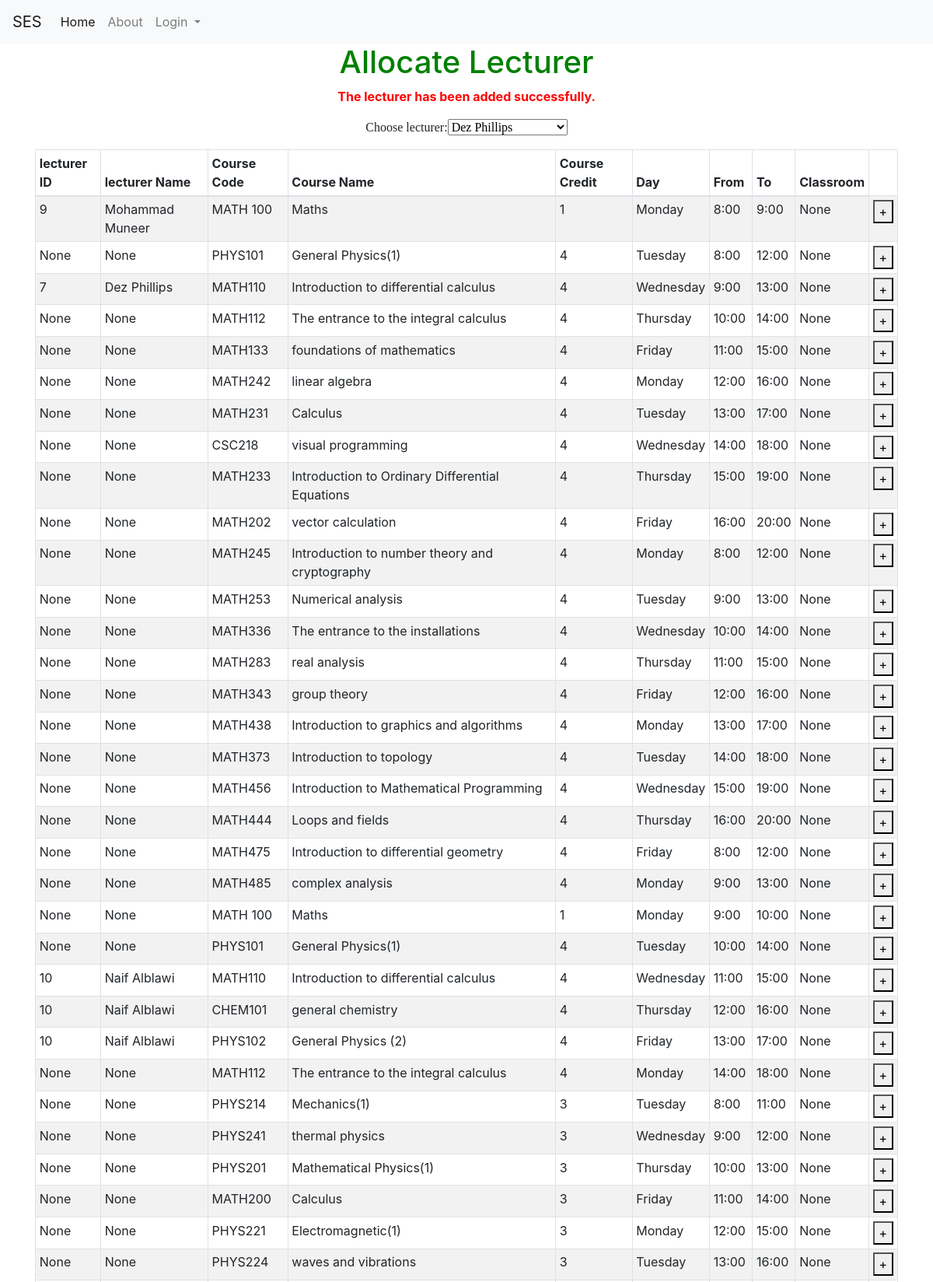
Screenshot of /allocate_lecturerf (upper part) with the database file from the repository.
### tables this page shows
CREATE TABLE course (course_id INTEGER NOT NULL PRIMARY KEY AUTOINCREMENT UNIQUE, course_name [nchar] (10), course_descr [nchar] (10), course_code [nchar] (10), dep_id [int], plan_id [int], level_id [int], credit INTEGER, Day_id REFERENCES Day (Day_id), fromT TIME, toT TIME, loc_id INTEGER, SEM INTEGER DEFAULT (223), lec_id INTEGER);

CREATE TABLE Day (Day_id INTEGER PRIMARY KEY, Day_Decs CHAR);

### models.py (models this page shows)
class User(UserMixin, db.Model):
    id = db.Column(db.Integer, primary_key=True)
    email = db.Column(db.String(100), unique=True)
    password = db.Column(db.String(100))
    name = db.Column(db.String(1000))
    dep_id =  db.Column(db.Integer)
    rol_id =  db.Column(db.Integer)

### allocate_lecturer.py (the view)
@allocate_lecturer.route('/allocate_lecturerf', methods=['GET', 'POST'])
def allocate_lecturerf():
    with app.app_context():
        SEM = 223
        con = sqlite3.connect("instance/db.sqlite")
        cur = con.cursor()
        cur.execute("SELECT * FROM user where rol_id = 2")
        lec_dd = cur.fetchall()
        con.commit()
        cur.execute("SELECT * FROM lecturer_view")
        lecturer = cur.fetchall()
        course_id = request.form.get('course_id')
        con.commit()
        lec_id = request.form.get('lec_id')
        print("lec_idss")
        print(lec_id)
        cur.execute(""" SELECT distinct

    cp1.Day_id AS CP1_Day_id,
    cp1.lec_id AS CP1_lec_id,
    cp1.fromT AS CP1_fromT,
    cp1.toT AS CP1_toT,
    cp1.SEM AS CP1_SEm,
    cp2.Day_id AS CP2_Day_id,
    cp2.lec_id AS CP2_lec_id,
    cp2.fromT AS CP2_fromT,
    cp2.toT AS CP2_toT,
    cp2.SEM AS CP2_SEm
FROM
    course AS cp1
JOIN
    course AS cp2
    ON cp2.course_id = cp1.course_id AND cp2.SEM = cp1.SEM

      And (cp2.fromT >= cp1.fromT and cp2.fromT < cp1.toT AND  cp1.fromT <= cp2.fromT and cp2.day_id = cp1.day_id)
      OR (cp2.toT > cp1.fromT and cp2.toT <= cp1.toT AND cp1.fromT <= cp2.fromT and cp2.day_id = cp1.day_id )
      OR (cp2.fromT <= cp1.fromT and cp2.toT >= cp1.toT AND cp1.fromT <= cp2.fromT and cp2.day_id = cp1.day_id)

      where cp2.lec_id = ? AND cp1.SEM = ? and  cp1.course_id = ?  """, (lec_id,SEM,course_id))
        entry = cur.fetchone()
        if entry is None:
            cur.execute("UPDATE  course set lec_id = ? where course_id = ? " , (lec_id, course_id))
            con.commit()
            error = "The lecturer has been added successfully. "
        else:
            error = "There is a time conflict. Choose another lecturer."
        cur.execute("SELECT * FROM lecturer_view")
        lecturer = cur.fetchall()
        con.commit()
        con.close()
    return render_template('allocate_lecturer.html', lec_dd=lec_dd,lecturer=lecturer,error=error)

### templates/allocate_lecturer.html (shortened to what this page needs)
{% extends "base.html" %}
{% block content %}
<h1>Allocate Lecturer</h1>
<Form >
    {% if error %}
    <p style="color:red"><strong>{{error}}</strong></p>
    {% endif %}
  </Form>
       <form id = "c_form" method="post" action="/allocate_lecturerf">
        <p style="font-family:verdana">
            Choose lecturer:<SELECT name="lec_id" style="font-family:verdana" id="lec_id">
            {% for j in lec_dd %}
                <OPTION  value={{j[0]}}>{{j[3]}}</OPTION>
            {% endfor %}
            </SELECT>
            </p>
        <table id="lec_courses" class="table table-striped table-bordered table-sm"  cellspacing="0" width="100%">
            <thead>
              <tr>
                <th>lecturer ID</th>
                <th>lecturer Name</th>
                <th>Course Code</th>
                <th>Course Name</th>
                <th>Course Credit</th>
                <th>Day</th>
                <th>From</th>
                <th>To</th>
                <th>Classroom</th>
              </tr>
              </thead>
              <tbody>
               {% for row in lecturer %}
                      <tr>
                          <td>{{row[1]}}</td>
                          <td>{{row[2]}}</td>
                          <td>{{row[3]}}</td>
                          <td>{{row[4]}}</td>
                          <td>{{row[5]}}</td>
                          <td>{{row[6]}}</td>
                          <td>{{row[7]}}</td>
                          <td>{{row[8]}}</td>
                          <td>{{row[9]}}</td>
                          <td><button class="bi bi-plus" type="submit" value="{{ row[0] }}" name="course_id">+</button></td>
                      </tr>
                  {% endfor %}
              </tbody>
          </table>
       </form>
{% endblock %}

### templates/allocate_lecturer.html (style rules this page uses)
body { text-align: center; }
h1 { color: green; }
table { border-collapse: collapse; width: 100%; }
th, td { padding: 8px; text-align: left; border-bottom: 1px solid #ddd; }

### rows the page displays
course: lec "9", name "Mohammad Muneer", course_code "MATH 100", course_name "Maths", credit "1", Day_Decs "Monday", fromT "8:00", toT "9:00", row "None"
course: row "None", course_code "PHYS101", course_name "General Physics(1)", credit "4", Day_Decs "Tuesday", fromT "8:00", toT "12:00", {{ row[0] }} 2 (drawn)
course: lec "7", name "Dez Phillips", course_code "MATH110", course_name "Introduction to differential calculus", credit "4", Day_Decs "Wednesday", fromT "9:00", toT "13:00", row "None", {{ row[0] }} 3 (drawn)
course: row "None", course_code "MATH112", course_name "The entrance to the integral calculus", credit "4", Day_Decs "Thursday", fromT "10:00", toT "14:00"
course: row "None", course_code "MATH133", course_name "foundations of mathematics", credit "4", Day_Decs "Friday", fromT "11:00", toT "15:00", {{ row[0] }} 5 (drawn)
course: row "None", course_code "MATH242", course_name "linear algebra", credit "4", Day_Decs "Monday", fromT "12:00", toT "16:00", {{ row[0] }} 6 (drawn)
course: row "None", course_code "MATH231", course_name "Calculus", credit "4", Day_Decs "Tuesday", fromT "13:00", toT "17:00", {{ row[0] }} 7 (drawn)
course: row "None", course_code "CSC218", course_name "visual programming", credit "4", Day_Decs "Wednesday", fromT "14:00", toT "18:00", {{ row[0] }} 8 (drawn)
course: row "None", course_code "MATH233", course_name "Introduction to Ordinary Differential Equations", credit "4", Day_Decs "Thursday", fromT "15:00", toT "19:00", {{ row[0] }} 9 (drawn)
course: row "None", course_code "MATH202", course_name "vector calculation", credit "4", Day_Decs "Friday", fromT "16:00", toT "20:00", {{ row[0] }} 10 (drawn)
course: row "None", course_code "MATH245", course_name "Introduction to number theory and cryptography", credit "4", Day_Decs "Monday", fromT "8:00", toT "12:00", {{ row[0] }} 11 (drawn)
course: row "None", course_code "MATH253", course_name "Numerical analysis", credit "4", Day_Decs "Tuesday", fromT "9:00", toT "13:00", {{ row[0] }} 12 (drawn)
course: row "None", course_code "MATH336", course_name "The entrance to the installations", credit "4", Day_Decs "Wednesday", fromT "10:00", toT "14:00", {{ row[0] }} 13 (drawn)
course: row "None", course_code "MATH283", course_name "real analysis", credit "4", Day_Decs "Thursday", fromT "11:00", toT "15:00", {{ row[0] }} 14 (drawn)
course: row "None", course_code "MATH343", course_name "group theory", credit "4", Day_Decs "Friday", fromT "12:00", toT "16:00", {{ row[0] }} 15 (drawn)
course: row "None", course_code "MATH438", course_name "Introduction to graphics and algorithms", credit "4", Day_Decs "Monday", fromT "13:00", toT "17:00", {{ row[0] }} 16 (drawn)
course: row "None", course_code "MATH373", course_name "Introduction to topology", credit "4", Day_Decs "Tuesday", fromT "14:00", toT "18:00", {{ row[0] }} 17 (drawn)
course: row "None", course_code "MATH456", course_name "Introduction to Mathematical Programming", credit "4", Day_Decs "Wednesday", fromT "15:00", toT "19:00", {{ row[0] }} 18 (drawn)
course: row "None", course_code "MATH444", course_name "Loops and fields", credit "4", Day_Decs "Thursday", fromT "16:00", toT "20:00", {{ row[0] }} 19 (drawn)
course: row "None", course_code "MATH475", course_name "Introduction to differential geometry", credit "4", Day_Decs "Friday", fromT "8:00", toT "12:00", {{ row[0] }} 20 (drawn)
course: row "None", course_code "MATH485", course_name "complex analysis", credit "4", Day_Decs "Monday", fromT "9:00", toT "13:00", {{ row[0] }} 21 (drawn)
course: row "None", course_code "MATH 100", course_name "Maths", credit "1", Day_Decs "Monday", fromT "9:00", toT "10:00", {{ row[0] }} 22 (drawn)
course: row "None", course_code "PHYS101", course_name "General Physics(1)", credit "4", Day_Decs "Tuesday", fromT "10:00", toT "14:00", {{ row[0] }} 23 (drawn)
course: lec "10", name "Naif Alblawi", course_code "MATH110", course_name "Introduction to differential calculus", credit "4", Day_Decs "Wednesday", fromT "11:00", toT "15:00", row "None", {{ row[0] }} 24 (drawn)
course: lec "10", name "Naif Alblawi", course_code "CHEM101", course_name "general chemistry", credit "4", Day_Decs "Thursday", fromT "12:00", toT "16:00", row "None", {{ row[0] }} 25 (drawn)
course: lec "10", name "Naif Alblawi", course_code "PHYS102", course_name "General Physics (2)", credit "4", Day_Decs "Friday", fromT "13:00", toT "17:00", row "None", {{ row[0] }} 26 (drawn)
course: row "None", course_code "MATH112", course_name "The entrance to the integral calculus", credit "4", Day_Decs "Monday", fromT "14:00", toT "18:00", {{ row[0] }} 27 (drawn)
course: row "None", course_code "PHYS214", course_name "Mechanics(1)", credit "3", Day_Decs "Tuesday", fromT "8:00", toT "11:00", {{ row[0] }} 28 (drawn)
course: row "None", course_code "PHYS241", course_name "thermal physics", credit "3", Day_Decs "Wednesday", fromT "9:00", toT "12:00", {{ row[0] }} 29 (drawn)
course: row "None", course_code "PHYS201", course_name "Mathematical Physics(1)", credit "3", Day_Decs "Thursday", fromT "10:00", toT "13:00", {{ row[0] }} 30 (drawn)
course: row "None", course_code "MATH200", course_name "Calculus", credit "3", Day_Decs "Friday", fromT "11:00", toT "14:00", {{ row[0] }} 31 (drawn)
course: row "None", course_code "PHYS221", course_name "Electromagnetic(1)", credit "3", Day_Decs "Monday", fromT "12:00", toT "15:00", {{ row[0] }} 32 (drawn)
course: row "None", course_code "PHYS224", course_name "waves and vibrations", credit "3", Day_Decs "Tuesday", fromT "13:00", toT "16:00", {{ row[0] }} 33 (drawn)

### other values shown
{{ error }} "The lecturer has been added successfully."
form field lec_id "Dez Phillips"
